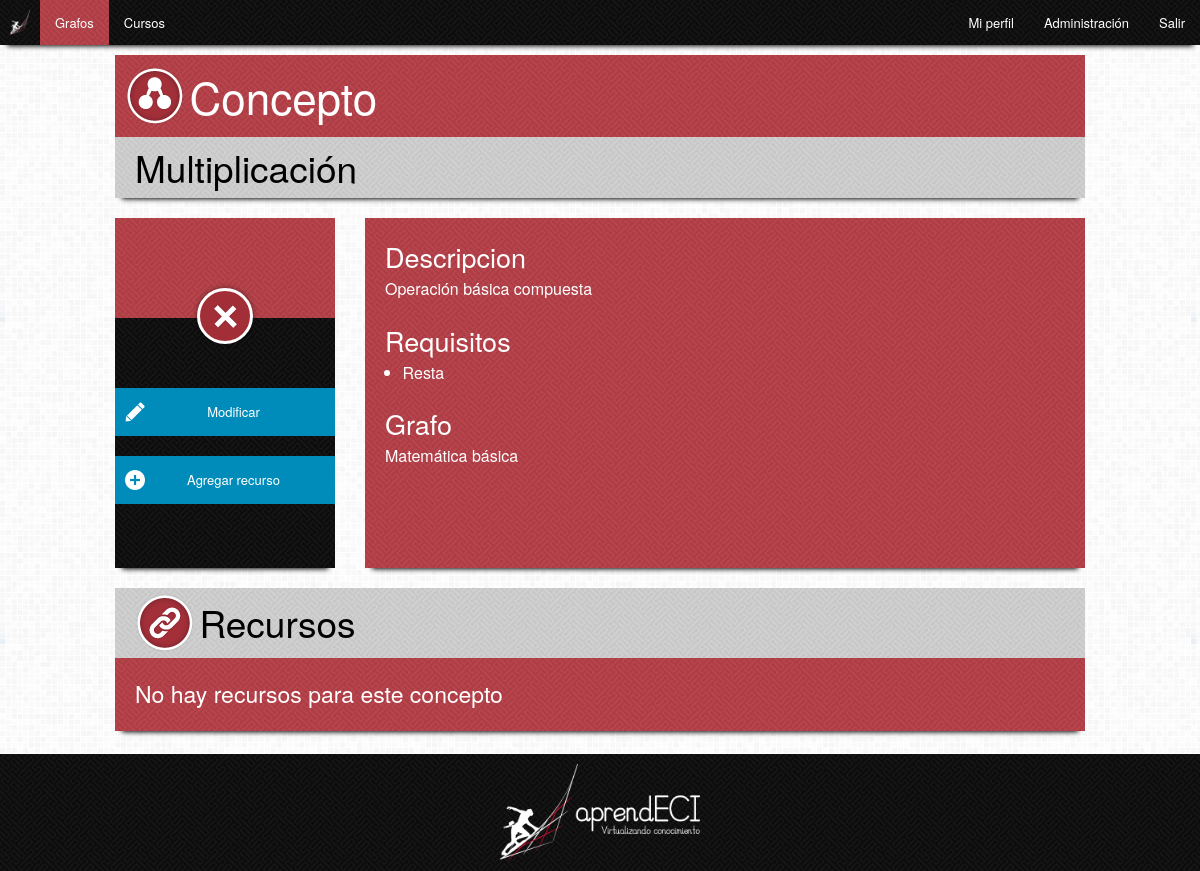
/aprendeci/concepto/2/ (signed in), run on the app's committed database.
### Aprendeci/models.py (models this page shows, shortened)
class Concepto(models.Model):
    nombre = models.CharField(max_length=100)
    descripcion = models.CharField(max_length=500)
    fecha_creacion = models.DateTimeField(auto_now_add=True, editable=False)
    imagen = models.ImageField(upload_to="img/icons/conceptos", default="img/icons/conceptos/defecto.png")
    requisitos = models.ManyToManyField("self", symmetrical=False, blank=True)
    porcentajeBase = models.IntegerField(default=60)
    color = models.CharField(max_length=6)
    x = models.IntegerField(default=0)
    y = models.IntegerField(default=0)
    grafo = models.ForeignKey(Grafo, blank=True)

class Grafo(models.Model):
    nombre = models.CharField(max_length=100)
    descripcion = models.CharField(max_length=500)
    x = models.IntegerField(default=0)
    y = models.IntegerField(default=0)
    grafoPadre = models.ForeignKey("self", blank=True, null=True)

### Aprendeci/views/viewsProfesor.py (the view)
# urls.py: url(r'^concepto/(?P<pk>[0-9]+)/$', views.ConceptoView.as_view(), name='concepto'),
class ConceptoView(LoginRequiredMixin, DetailView):
    context_object_name = "concepto"
    model = Concepto
    template_name = "Aprendeci/profesor/grafo/concepto.html"
    def get_context_data(self, **kwargs):
        context = super(ConceptoView, self).get_context_data(**kwargs)
        context['grafo_id'] = Concepto.objects.get(pk=self.kwargs['pk']).grafo.id
        return context

### Aprendeci/templates/Aprendeci/profesor/grafo/concepto.html (shortened to what this page needs)
{% extends "Aprendeci/profesor/grafo/conceptos.html" %}
{% load staticfiles %}
{% load django_bootstrap_breadcrumbs %}
{% load youtube_embed_url %}
{% block styles %}
    <link rel="stylesheet" href="{% static "css/style.css" %}" />
{% endblock %}
{% block header %}
    <div class="encabezado">
        <img class="icon" alt="grafo" src="{% static "img/icons/grafo.png" %}" />
        <h1>Concepto</h1>
    </div>
{% endblock %}
{% block content %}
    <div class="title">
        <h2>{{ concepto.nombre }}</h2>
    </div>
    <div class="descripcionConcepto">
        <div class="row">
            <div class="small-3 columns">
                <div class="lateral">
                    <div class="header">
                        <div class="concepto">
                            <img alt="{{ concepto.nombre }}" src="{{ MEDIA_URL }}{{ concepto.imagen }}" />
                        </div>
                    </div>
                    <div class="acciones">
                        <a href="{% url 'admin:Aprendeci_concepto_change' concepto.id %}" class="small button modificar">Modificar</a>
                        <a href="{% url 'admin:Aprendeci_recurso_add' %}" class="small button agregar">Agregar recurso</a>
                    </div>
                </div>
            </div>
            <div class="small-9 columns">
                <div class="contenido">
                    <h3>Descripcion</h3>
                    <p>{{ concepto.descripcion }}</p>
                    <h3>Requisitos</h3>
                    <ul>
                        {% for requisito in concepto.requisitos.all %}
                            <li>{{ requisito.nombre }}</li>
                        {% empty %}
                            <li>No tiene requisitos</li>
                        {% endfor %}
                    </ul>
                    <h3>Grafo</h3>
                    <p>{{ concepto.grafo.nombre }}</p>
                </div>
            </div>
        </div>
    </div>
    <div class="recursosConcepto">
        <div class="row">
            <div class="small-12 columns">
                <div class="header">
                    <img class="icon" alt="grafo" src="{% static "img/icons/enlaces.png" %}" />
                    <h2>Recursos</h2>
                </div>
                <div class="contenido">
                    {% for recurso in concepto.recurso_set.all %}
                        {% if forloop.counter0|divisibleby:"3" %}
                            {% if forloop.counter0 > 0 %}
                                </div>
                            {% endif %}
                            <div class="row">
                        {% endif %}
                    <div class="small-4 columns">
                        <div class="recursoItem">
                            <div class="nombre">{{ recurso.nombre }}</div>
                            <hr />
                            {% if recurso.tipo == 'V' %}
                                <div class="enlace">{{ recurso.direccion|youtube_embed_url|safe }}</div>
                            {% else %}
                                <div class="descripcion">{{ recurso.descripcion }}</div>
                                <div class="enlace"><a href="{{ recurso.direccion }}" class="small button ver">Ir</a></div>
                            {% endif %}
                        </div>
                    </div>
                    {% if forloop.last %}
                        </div>
                    {% endif %}
                    {% empty %}
                        <h4>No hay recursos para este concepto</h4>
                    {% endfor %}
            </div>
        </div>
    </div>
{% endblock %}

### assets/css/style.css (style rules this page uses)
html, body { height: 100%; }
body { background-image: url("../img/bg.png"); padding: 0; margin: 0; }
h1, h2, h3, h4, h5, h6 { color: #000; display: inline-block; margin: 0; vertical-align: middle; }
img { display: inline-block; vertical-align: middle; }
p { display: inline; }
.encabezado { background: #A22F38 url("../img/mazeRed.png"); padding: 10px; }
.encabezado h1 { color: #FFF; }
.title { background: #D4D4D4 url("../img/mazeGray.png"); box-shadow: 0 8px 5px -7px #000; margin-bottom: 1.25rem; padding: 5px 20px; }
.button.small { background-position: 10px center; background-repeat: no-repeat; background-size: 20px; margin: 0; padding-left: 45px; }
.agregar { background-image: url("../img/icons/add.png"); }
.modificar { background-image: url("../img/icons/edit.png"); }
.descripcionConcepto { height: 350px; margin-bottom: 1.25rem; }
.descripcionConcepto .lateral { background: #A22F38 url("../img/maze.png"); box-shadow: 0 8px 5px -7px #000; height: 350px; }
.descripcionConcepto .lateral .header { background: #A22F38 url("../img/mazeRed.png"); height: 100px; padding-top: 70px; }
.descripcionConcepto .lateral .header .concepto { background-color: #A22F38; border: 3px solid white; border-radius: 50%; box-shadow: 0 0 5px 0 rgba(0, 0, 0, 0.5); box-sizing: content-box; height: 50px; margin: 0 auto; width: 50px; }
.descripcionConcepto .lateral .acciones { margin-top: 60px; }
.descripcionConcepto .lateral .acciones a { margin: 10px 0; width: 100%; }
.descripcionConcepto .contenido { background: #A22F38 url("../img/mazeRed.png"); box-shadow: 0 8px 5px -7px #000; color: #FFF; height: 350px; padding: 20px; }
.descripcionConcepto .contenido p { display: block; }
.descripcionConcepto .contenido h3 { color: #FFF; }
.recursosConcepto { background: #A22F38 url("../img/mazeRed.png"); box-shadow: 0 8px 5px -7px #000; }
.recursosConcepto .header { background: #D4D4D4 url("../img/mazeGray.png"); padding: 5px 20px; }
.recursosConcepto .contenido { padding: 20px; }
.recursosConcepto .contenido h4 { color: #FFF; }

### data on the page
Concepto: nombre "Multiplicación", imagen (picture), descripcion "Operación básica compuesta", grafo.nombre "Matemática básica"
Concepto: nombre "Resta"
